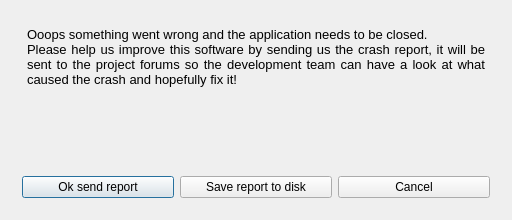
<?xml version="1.0" encoding="UTF-8"?>
<ui version="4.0">
 <class>MainWindow</class>
 <widget class="QMainWindow" name="MainWindow">
  <property name="geometry">
   <rect>
    <x>0</x>
    <y>0</y>
    <width>512</width>
    <height>220</height>
   </rect>
  </property>
  <property name="sizePolicy">
   <sizepolicy hsizetype="Fixed" vsizetype="Fixed">
    <horstretch>0</horstretch>
    <verstretch>0</verstretch>
   </sizepolicy>
  </property>
  <property name="minimumSize">
   <size>
    <width>512</width>
    <height>220</height>
   </size>
  </property>
  <property name="maximumSize">
   <size>
    <width>512</width>
    <height>220</height>
   </size>
  </property>
  <property name="font">
   <font>
    <stylestrategy>PreferAntialias</stylestrategy>
   </font>
  </property>
  <property name="windowTitle">
   <string>Oopps!</string>
  </property>
  <property name="windowIcon">
   <iconset resource="resources.qrc">
    <normaloff>:/gcs_logo_256.png</normaloff>:/gcs_logo_256.png</iconset>
  </property>
  <widget class="QWidget" name="centralWidget">
   <layout class="QVBoxLayout" name="verticalLayout">
    <item>
     <widget class="QStackedWidget" name="stackedWidget">
      <property name="currentIndex">
       <number>0</number>
      </property>
      <widget class="QWidget" name="page">
       <layout class="QVBoxLayout" name="verticalLayout_2">
        <item>
         <widget class="QTextBrowser" name="textBrowser">
          <property name="styleSheet">
           <string notr="true">background-color: transparent;

</string>
          </property>
          <property name="html">
           <string>&lt;!DOCTYPE HTML PUBLIC &quot;-//W3C//DTD HTML 4.0//EN&quot; &quot;http://www.w3.org/TR/REC-html40/strict.dtd&quot;&gt;
&lt;html&gt;&lt;head&gt;&lt;meta name=&quot;qrichtext&quot; content=&quot;1&quot; /&gt;&lt;style type=&quot;text/css&quot;&gt;
p, li { white-space: pre-wrap; }
&lt;/style&gt;&lt;/head&gt;&lt;body style=&quot; font-family:'Ubuntu'; font-size:11pt; font-weight:400; font-style:normal;&quot;&gt;
&lt;p align=&quot;justify&quot; style=&quot; margin-top:0px; margin-bottom:0px; margin-left:0px; margin-right:0px; -qt-block-indent:0; text-indent:0px;&quot;&gt;&lt;img src=&quot;:/pictures/resources/SadPenguin.PNG&quot; width=&quot;120&quot; height=&quot;120&quot; style=&quot;float: left;&quot; /&gt;&lt;span style=&quot; font-family:'Sans Serif'; font-size:10pt;&quot;&gt;Ooops something went wrong and the application needs to be closed.&lt;/span&gt;&lt;/p&gt;
&lt;p align=&quot;justify&quot; style=&quot; margin-top:0px; margin-bottom:0px; margin-left:0px; margin-right:0px; -qt-block-indent:0; text-indent:0px;&quot;&gt;&lt;span style=&quot; font-family:'Sans Serif'; font-size:10pt;&quot;&gt;Please help us improve this software by sending us the crash report, it will be sent to the project forums so the development team can have a look at what caused the crash and hopefully fix it!&lt;/span&gt;&lt;/p&gt;&lt;/body&gt;&lt;/html&gt;</string>
          </property>
          <property name="openLinks">
           <bool>false</bool>
          </property>
         </widget>
        </item>
        <item>
         <layout class="QHBoxLayout" name="horizontalLayout">
          <item>
           <widget class="QPushButton" name="pb_OK">
            <property name="text">
             <string>Ok send report</string>
            </property>
            <property name="default">
             <bool>true</bool>
            </property>
           </widget>
          </item>
          <item>
           <widget class="QPushButton" name="pb_Save">
            <property name="text">
             <string>Save report to disk</string>
            </property>
           </widget>
          </item>
          <item>
           <widget class="QPushButton" name="pb_Cancel">
            <property name="text">
             <string>Cancel</string>
            </property>
           </widget>
          </item>
         </layout>
        </item>
       </layout>
      </widget>
      <widget class="QWidget" name="page_2">
       <layout class="QVBoxLayout" name="verticalLayout_3">
        <item>
         <widget class="QTextEdit" name="te_Description"/>
        </item>
        <item>
         <widget class="QLabel" name="label">
          <property name="text">
           <string>If you want, you can complement the report by writing a small description of the issue above.</string>
          </property>
          <property name="textFormat">
           <enum>Qt::RichText</enum>
          </property>
          <property name="wordWrap">
           <bool>true</bool>
          </property>
         </widget>
        </item>
        <item>
         <layout class="QHBoxLayout" name="horizontalLayout_3">
          <item>
           <widget class="QPushButton" name="pb_SendReport">
            <property name="text">
             <string>Send Report</string>
            </property>
            <property name="default">
             <bool>true</bool>
            </property>
           </widget>
          </item>
          <item>
           <widget class="QPushButton" name="pb_CancelSend">
            <property name="text">
             <string>Cancel</string>
            </property>
           </widget>
          </item>
         </layout>
        </item>
       </layout>
      </widget>
      <widget class="QWidget" name="page_3">
       <layout class="QVBoxLayout" name="verticalLayout_4">
        <item>
         <spacer name="verticalSpacer_2">
          <property name="orientation">
           <enum>Qt::Vertical</enum>
          </property>
          <property name="sizeHint" stdset="0">
           <size>
            <width>20</width>
            <height>40</height>
           </size>
          </property>
         </spacer>
        </item>
        <item>
         <widget class="QLabel" name="uploadLabel">
          <property name="text">
           <string>Starting Upload</string>
          </property>
         </widget>
        </item>
        <item>
         <widget class="QProgressBar" name="progressBar">
          <property name="value">
           <number>0</number>
          </property>
         </widget>
        </item>
        <item>
         <widget class="QLabel" name="progressLabel">
          <property name="text">
           <string/>
          </property>
         </widget>
        </item>
        <item>
         <spacer name="verticalSpacer">
          <property name="orientation">
           <enum>Qt::Vertical</enum>
          </property>
          <property name="sizeHint" stdset="0">
           <size>
            <width>20</width>
            <height>40</height>
           </size>
          </property>
         </spacer>
        </item>
       </layout>
      </widget>
     </widget>
    </item>
   </layout>
  </widget>
 </widget>
 <layoutdefault spacing="6" margin="11"/>
 <resources/>
 <connections/>
</ui>
